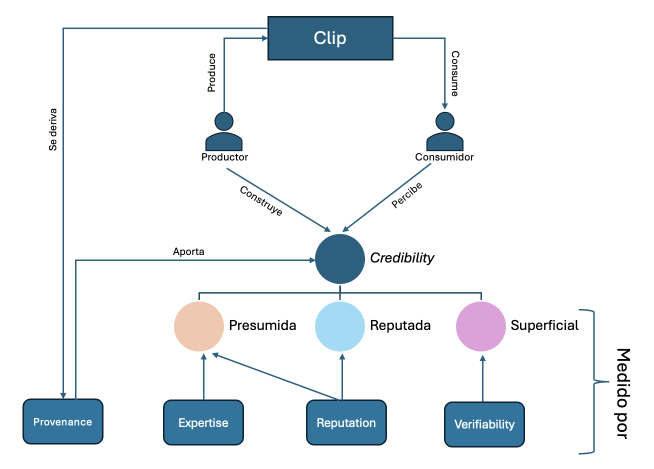
#> input picture figures/credibility-dq-composition.png, 1308 x 938 px (shown at 1/2 size)
$ python translate_figures_en.py
#> lines starting #> are read from the running program, lines starting #| are printed output that depends on the picture
from pathlib import Path
from PIL import Image, ImageDraw, ImageFont


ROOT = Path(__file__).resolve().parents[1]
FIG = ROOT / "figures"


def font(size, bold=False):
    candidates = [
        "/System/Library/Fonts/Supplemental/Arial Bold.ttf" if bold else "/System/Library/Fonts/Supplemental/Arial.ttf",
        "/Library/Fonts/Arial Bold.ttf" if bold else "/Library/Fonts/Arial.ttf",
        "/System/Library/Fonts/Supplemental/Helvetica Bold.ttf" if bold else "/System/Library/Fonts/Supplemental/Helvetica.ttf",
        "/usr/share/fonts/truetype/dejavu/DejaVuSans-Bold.ttf" if bold else "/usr/share/fonts/truetype/dejavu/DejaVuSans.ttf",
    ]
    for candidate in candidates:
        if candidate and Path(candidate).exists():
            return ImageFont.truetype(candidate, size)
    return ImageFont.load_default()


def text_size(draw, text, fnt, spacing=2):
    bbox = draw.multiline_textbbox((0, 0), text, font=fnt, spacing=spacing, align="center")
    return bbox[2] - bbox[0], bbox[3] - bbox[1]


def fit_font(draw, text, box, max_size, min_size=7, bold=False, spacing=2):
    w = box[2] - box[0] - 8
    h = box[3] - box[1] - 6
    for size in range(max_size, min_size - 1, -1):
        fnt = font(size, bold)
        tw, th = text_size(draw, text, fnt, spacing)
        if tw <= w and th <= h:
            return fnt
    return font(min_size, bold)


def box_text(draw, box, text, size=18, fill="black", bg="white", bold=False, spacing=2):
    draw.rectangle(box, fill=bg)
    fnt = fit_font(draw, text, box, size, bold=bold, spacing=spacing)
    tw, th = text_size(draw, text, fnt, spacing)
    x = box[0] + (box[2] - box[0] - tw) / 2
    y = box[1] + (box[3] - box[1] - th) / 2
    draw.multiline_text((x, y), text, font=fnt, fill=fill, spacing=spacing, align="center")


def rotated_text(img, center, text, size=18, angle=0, fill="black", bg="white", bold=False):
    fnt = font(size, bold)
    tmp = Image.new("RGBA", (260, 90), (255, 255, 255, 0))
    td = ImageDraw.Draw(tmp)
    bbox = td.textbbox((0, 0), text, font=fnt)
    pad = 8
    layer = Image.new("RGBA", (bbox[2] - bbox[0] + 2 * pad, bbox[3] - bbox[1] + 2 * pad), bg)
    ld = ImageDraw.Draw(layer)
    ld.text((pad, pad), text, font=fnt, fill=fill)
    rotated = layer.rotate(angle, expand=True, resample=Image.Resampling.BICUBIC)
    x = int(center[0] - rotated.width / 2)
    y = int(center[1] - rotated.height / 2)
    img.alpha_composite(rotated, (x, y))


def arrow_line(draw, start, end, fill, width=3, head=12):
    draw.line([start, end], fill=fill, width=width)
    import math

    angle = math.atan2(end[1] - start[1], end[0] - start[0])
    left = (
        end[0] - head * math.cos(angle - math.pi / 6),
        end[1] - head * math.sin(angle - math.pi / 6),
    )
    right = (
        end[0] - head * math.cos(angle + math.pi / 6),
        end[1] - head * math.sin(angle + math.pi / 6),
    )
    draw.polygon([end, left, right], fill=fill)


def credibility_composition():
    img = Image.open(FIG / "credibility-dq-composition.png").convert("RGBA")
#> img is the input picture: PIL image 1308x938 RGBA; mean R, G, B, A 234.2, 238.6, 241.9, 255
    draw = ImageDraw.Draw(img)
    white = (255, 255, 255, 255)
    blue = (45, 95, 128, 255)

    box_text(draw, (70, 195, 135, 330), "", bg=white)
    rotated_text(img, (105, 263), "Derived from", size=20, angle=90, bg=white, bold=True)
#> in rotated_text, `bbox = td.textbbox((0, 0), text, font=fnt)`: bbox = (0, 4, 148, 19)
#> in rotated_text, `layer = Image.new("RGBA", (bbox[2] - bbox[0] + 2 * pad, bbox[3] - bbox..`: layer: PIL image 164x31 RGBA; every value is 255
    box_text(draw, (394, 300, 515, 337), "Producer", size=21, bg=white)
    box_text(draw, (820, 300, 980, 337), "Consumer", size=21, bg=white)
    box_text(draw, (328, 486, 430, 517), "Contributes", size=20, bg=white)
    box_text(draw, (452, 625, 635, 682), "Presumed", size=26, bg=white)
    box_text(draw, (724, 625, 895, 682), "Reputed", size=26, bg=white)
    box_text(draw, (1012, 625, 1180, 682), "Surface", size=26, bg=white)
    box_text(draw, (1228, 694, 1295, 878), "", bg=white)
    rotated_text(img, (1260, 782), "Measured by", size=35, angle=-90, bg=white)
#> in rotated_text (call 2), `layer = Image.new("RGBA", (bbox[2] - bbox[0] + 2 * pad, bbox[3] - bbox..`: layer: PIL image 241x50 RGBA; every value is 255

    draw.rectangle((472, 364, 585, 432), fill=white)
    draw.rectangle((780, 356, 860, 425), fill=white)
    arrow_line(draw, (455, 336), (667, 464), blue, width=3, head=12)
    arrow_line(draw, (866, 337), (694, 464), blue, width=3, head=12)
    rotated_text(img, (524, 402), "Builds", size=18, angle=-34, bg=white)
#> call 3 of rotated_text, with center = (524, 402), text = 'Builds', size = 18, angle = -34, fill = 'black', bg = (255, 255, 255, 255), bold = False
#> in rotated_text (call 3), `bbox = td.textbbox((0, 0), text, font=fnt)`: bbox = (0, 3, 55, 17)
#> in rotated_text (call 3), `layer = Image.new("RGBA", (bbox[2] - bbox[0] + 2 * pad, bbox[3] - bbox..`: layer: PIL image 71x30 RGBA; every value is 255
#> in rotated_text (call 3), `rotated = layer.rotate(angle, expand=True, resample=Image.Resampling.B..`:
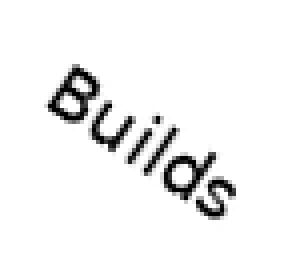
#> rotated: PIL image 77x66 RGBA (shown 4 times larger); mean R, G, B, A 93.9, 93.9, 93.9, 107; transparent parts drawn white
#> in rotated_text (call 3), `img.alpha_composite(rotated, (x, y))`:
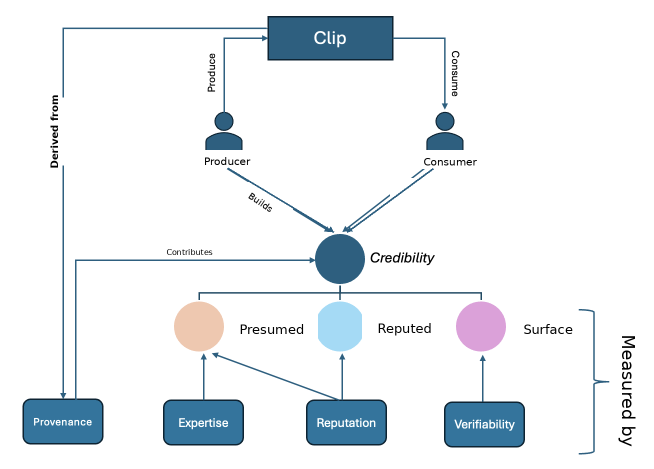
#> img: PIL image 1308x938 RGBA (shown at 1/2 size); mean R, G, B, A 234.4, 238.8, 242.1, 255
    rotated_text(img, (820, 392), "Perceives", size=18, angle=47, bg=white)
#> call 4 of rotated_text, with center = (820, 392), text = 'Perceives', size = 18, angle = 47, fill = 'black', bg = (255, 255, 255, 255), bold = False
#> in rotated_text (call 4), `bbox = td.textbbox((0, 0), text, font=fnt)`: bbox = (0, 3, 85, 17)
#> in rotated_text (call 4), `layer = Image.new("RGBA", (bbox[2] - bbox[0] + 2 * pad, bbox[3] - bbox..`: layer: PIL image 101x30 RGBA; every value is 255
#> in rotated_text (call 4), `rotated = layer.rotate(angle, expand=True, resample=Image.Resampling.B..`:
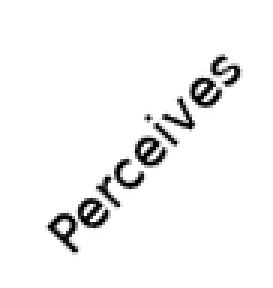
#> rotated: PIL image 91x96 RGBA (shown 3 times larger); mean R, G, B, A 77.5, 77.5, 77.5, 88.5; transparent parts drawn white

    img.convert("RGB").save(FIG / "credibility-dq-composition-en.png", quality=95)


def processing_flow():
    img = Image.open(FIG / "processing-flow-white.png").convert("RGBA")
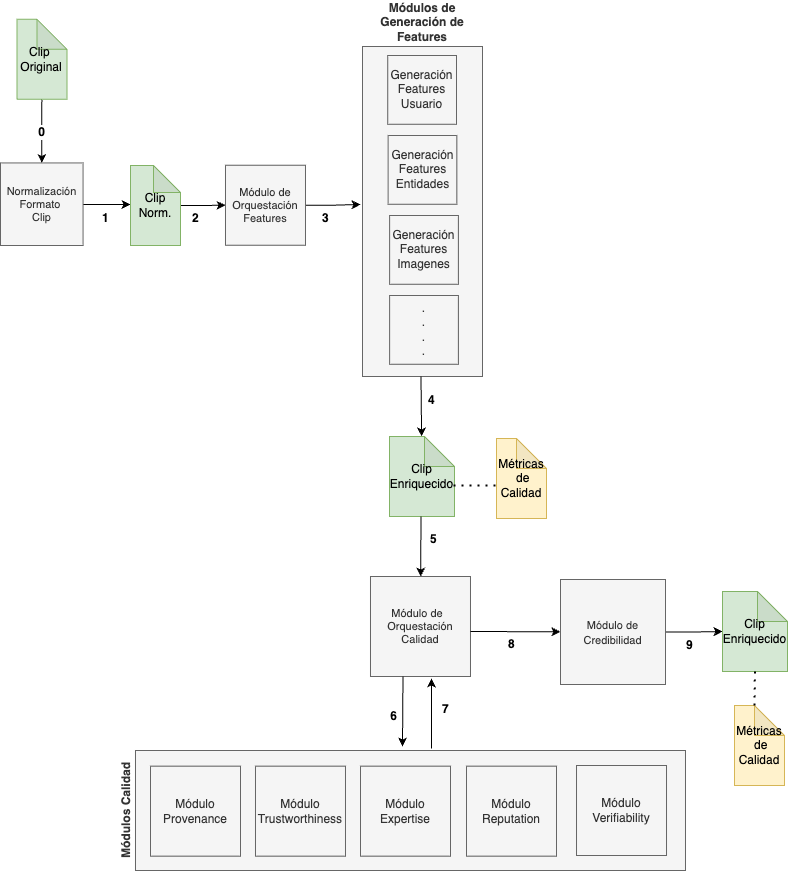
#> input picture figures/processing-flow-white.png, 788 x 871 px
#> img: PIL image 788x871 RGBA
    draw = ImageDraw.Draw(img)
    white = (255, 255, 255, 255)
    gray = (242, 242, 242, 255)
    green = (217, 238, 211, 255)
    yellow = (255, 242, 204, 255)

    labels = [
        ((17, 38, 68, 101), "Original\nClip", 13, green),
        ((2, 169, 82, 244), "Clip Format\nNormalization", 12, gray),
        ((132, 178, 177, 246), "Norm.\nClip", 13, green),
        ((227, 178, 304, 244), "Feature\nOrchestration\nModule", 11, gray),
        ((360, 0, 484, 45), "Feature\nGeneration\nModules", 12, white),
        ((391, 55, 456, 127), "User Feature\nGeneration", 11, gray),
        ((391, 136, 456, 205), "Entity Feature\nGeneration", 11, gray),
        ((391, 217, 456, 284), "Image Feature\nGeneration", 11, gray),
        ((390, 444, 454, 516), "Enriched\nClip", 13, green),
        ((498, 459, 545, 537), "Quality\nMetrics", 12, yellow),
        ((373, 585, 470, 677), "Quality\nOrchestration\nModule", 11, gray),
        ((565, 600, 661, 676), "Credibility\nModule", 11, gray),
        ((151, 770, 239, 856), "Provenance\nModule", 11, gray),
        ((255, 770, 347, 856), "Trustworthiness\nModule", 11, gray),
        ((361, 770, 452, 856), "Expertise\nModule", 11, gray),
        ((468, 770, 557, 856), "Reputation\nModule", 11, gray),
        ((578, 770, 666, 856), "Verifiability\nModule", 11, gray),
        ((727, 605, 786, 672), "Enriched\nClip", 13, green),
        ((735, 719, 786, 800), "Quality\nMetrics", 12, yellow),
    ]
    for box, text, size, bg in labels:
        box_text(draw, box, text, size=size, bg=bg)

    draw.rectangle((118, 750, 143, 870), fill=white)
    rotated_text(img, (130, 810), "Quality Modules", size=11, angle=90, bg=white)
#> in rotated_text (call 5), `layer = Image.new("RGBA", (bbox[2] - bbox[0] + 2 * pad, bbox[3] - bbox..`: layer: PIL image 105x27 RGBA; every value is 255

    img.convert("RGB").save(FIG / "processing-flow-en.png", quality=95)


def provenance_framework():
    img = Image.open(FIG / "provenance-framework-white.png").convert("RGBA")
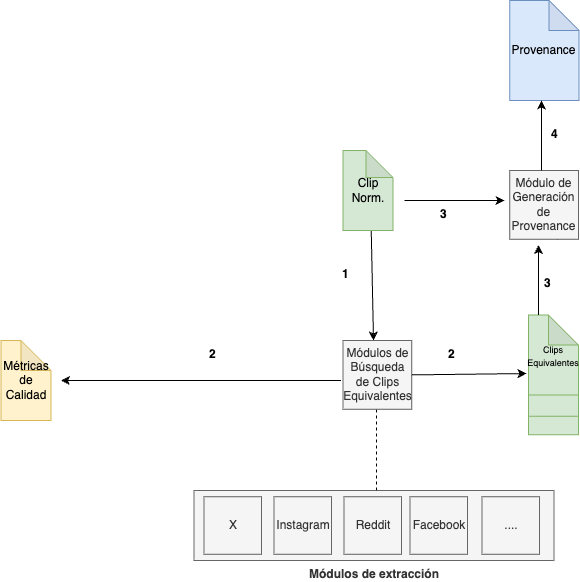
#> input picture figures/provenance-framework-white.png, 580 x 582 px
#> img: PIL image 580x582 RGBA
    draw = ImageDraw.Draw(img)
    gray = (242, 242, 242, 255)
    green = (217, 238, 211, 255)
    yellow = (255, 242, 204, 255)
    white = (255, 255, 255, 255)

    labels = [
        ((508, 174, 578, 241), "Provenance\nGeneration\nModule", 11, gray),
        ((2, 328, 50, 420), "Quality\nMetrics", 11, yellow),
        ((342, 342, 414, 413), "Equivalent\nClip Search\nModules", 11, gray),
        ((532, 318, 579, 399), "Equivalent\nClips", 10, green),
        ((310, 560, 459, 581), "Extraction Modules", 12, white),
    ]
    for box, text, size, bg in labels:
        box_text(draw, box, text, size=size, bg=bg)

    img.convert("RGB").save(FIG / "provenance-framework-en.png", quality=95)


def gcp_architecture():
    img = Image.open(FIG / "gcp-architecture.png").convert("RGBA")
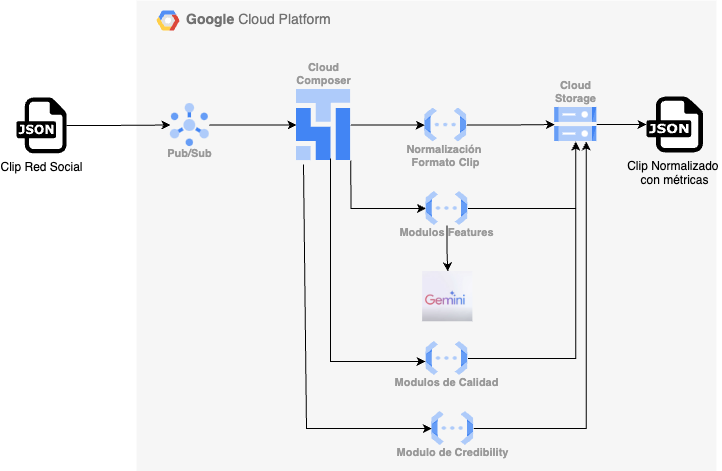
#> input picture figures/gcp-architecture.png, 722 x 471 px
#> img is the input picture: PIL image 722x471 RGBA; mean R, G, B, A 240.3, 241.1, 242.6, 255
    draw = ImageDraw.Draw(img)
    white = (255, 255, 255, 255)
    cloud_bg = (245, 245, 245, 255)
    gray_text = (145, 145, 145, 255)

    box_text(draw, (0, 156, 84, 180), "Social Media\nClip", size=12, bg=white)
    box_text(draw, (406, 142, 505, 170), "Clip Format\nNormalization", size=11, fill=gray_text, bg=cloud_bg, bold=True)
    box_text(draw, (395, 190, 504, 240), "Feature Modules", size=11, fill=gray_text, bg=cloud_bg, bold=True)
    box_text(draw, (392, 374, 505, 402), "Quality Modules", size=11, fill=gray_text, bg=cloud_bg, bold=True)
    box_text(draw, (392, 441, 514, 468), "Credibility Module", size=11, fill=gray_text, bg=cloud_bg, bold=True)
    box_text(draw, (620, 151, 721, 183), "Normalized Clip\nwith Metrics", size=12, bg=white)

    img.convert("RGB").save(FIG / "gcp-architecture-en.png", quality=95)
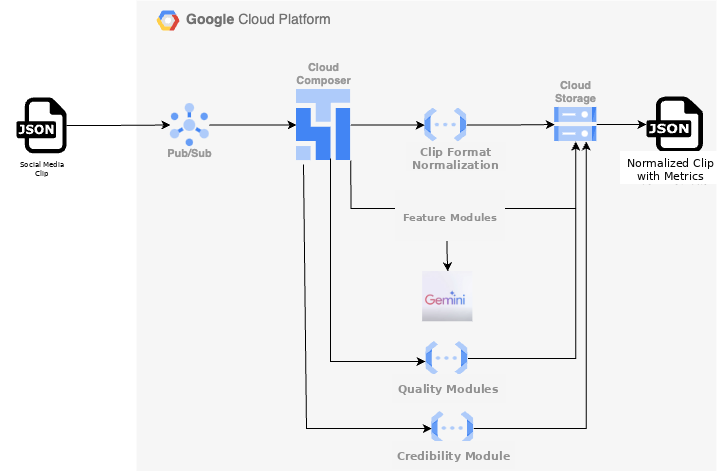
#> saved as gcp-architecture-en.png: PIL image 722x471 RGB; mean R, G, B 240.9, 241.6, 243


if __name__ == "__main__":
    credibility_composition()
    processing_flow()
    provenance_framework()
    gcp_architecture()
